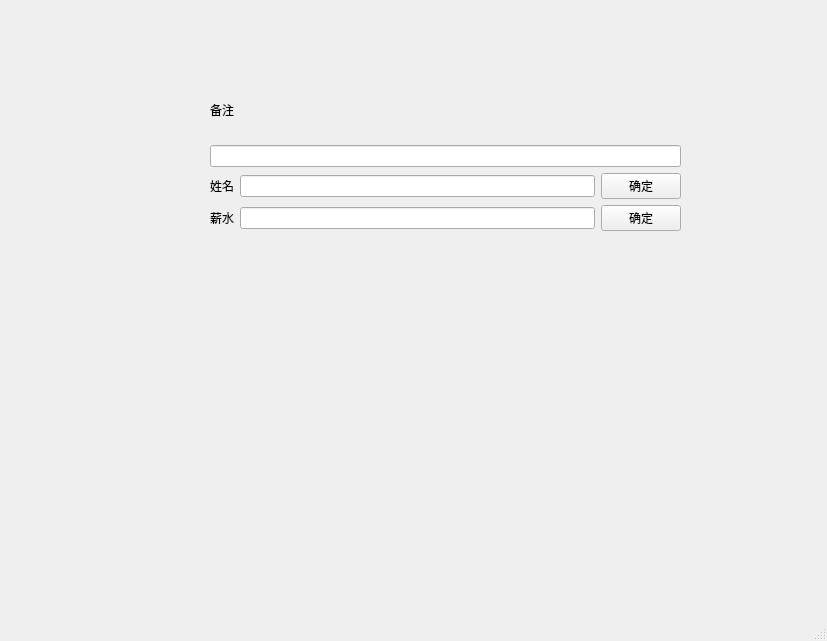
<?xml version="1.0" encoding="UTF-8"?>
<ui version="4.0">
 <class>MainWindow</class>
 <widget class="QMainWindow" name="MainWindow">
  <property name="geometry">
   <rect>
    <x>0</x>
    <y>0</y>
    <width>827</width>
    <height>641</height>
   </rect>
  </property>
  <property name="windowTitle">
   <string>MainWindow</string>
  </property>
  <widget class="QWidget" name="centralwidget">
   <widget class="QWidget" name="">
    <property name="geometry">
     <rect>
      <x>210</x>
      <y>80</y>
      <width>471</width>
      <height>151</height>
     </rect>
    </property>
    <layout class="QVBoxLayout" name="verticalLayout">
     <item>
      <widget class="QLabel" name="label">
       <property name="text">
        <string>备注</string>
       </property>
      </widget>
     </item>
     <item>
      <widget class="QLineEdit" name="lineEdit"/>
     </item>
     <item>
      <layout class="QHBoxLayout" name="horizontalLayout">
       <item>
        <widget class="QLabel" name="label_2">
         <property name="text">
          <string>姓名</string>
         </property>
        </widget>
       </item>
       <item>
        <widget class="QLineEdit" name="lineEdit_2"/>
       </item>
       <item>
        <widget class="QPushButton" name="pushButton">
         <property name="text">
          <string>确定</string>
         </property>
        </widget>
       </item>
      </layout>
     </item>
     <item>
      <layout class="QHBoxLayout" name="horizontalLayout_2">
       <item>
        <widget class="QLabel" name="label_3">
         <property name="text">
          <string>薪水</string>
         </property>
        </widget>
       </item>
       <item>
        <widget class="QLineEdit" name="lineEdit_3"/>
       </item>
       <item>
        <widget class="QPushButton" name="pushButton_2">
         <property name="text">
          <string>确定</string>
         </property>
        </widget>
       </item>
      </layout>
     </item>
    </layout>
   </widget>
  </widget>
  <widget class="QMenuBar" name="menubar">
   <property name="geometry">
    <rect>
     <x>0</x>
     <y>0</y>
     <width>827</width>
     <height>25</height>
    </rect>
   </property>
  </widget>
  <widget class="QStatusBar" name="statusbar"/>
 </widget>
 <resources/>
 <connections/>
</ui>
